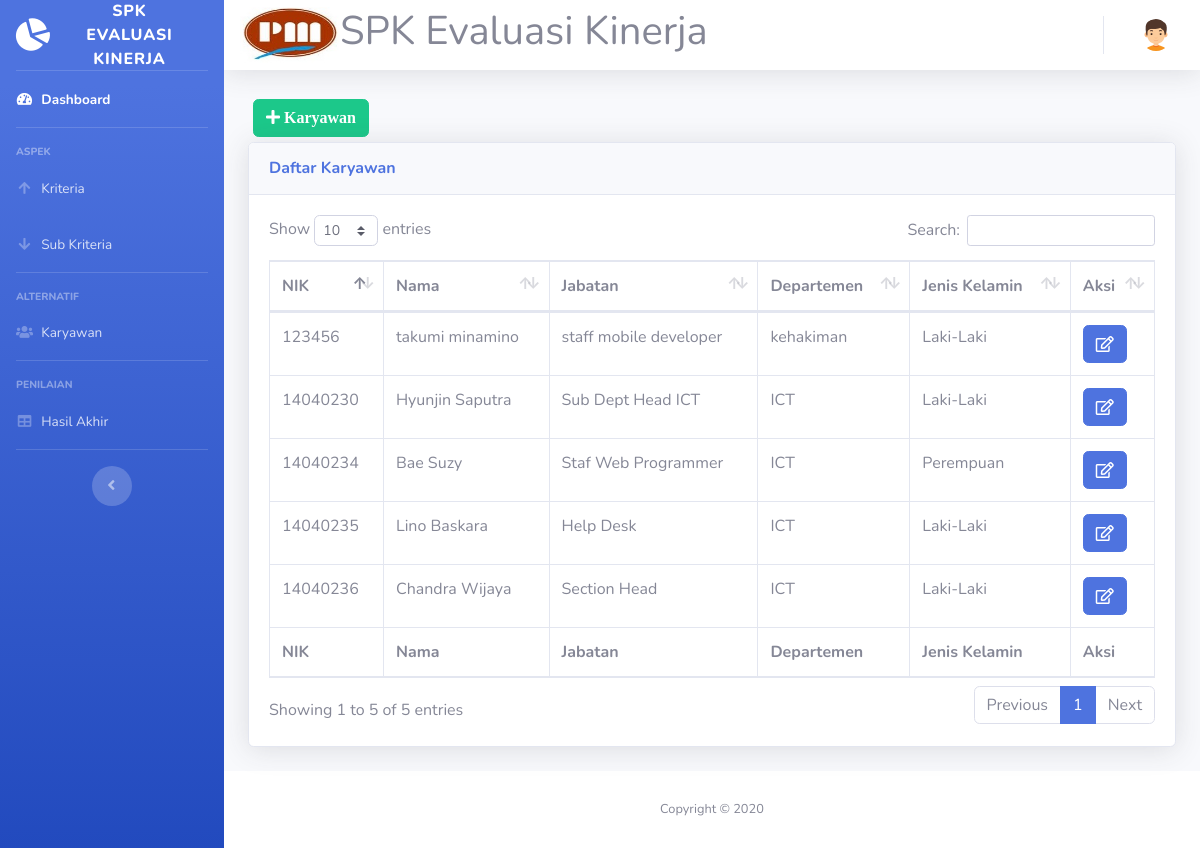
The app's page /karyawan.php (signed in) with its own data.
### tables this page shows
CREATE TABLE `karyawan` (
  `nik` int(11) NOT NULL,
  `nama` varchar(40) NOT NULL,
  `jabatan` varchar(40) NOT NULL,
  `departemen` varchar(40) NOT NULL,
  `jenis_kelamin` varchar(10) NOT NULL
);

### karyawan.php (the view, shortened to what this page needs)
<!DOCTYPE html>
<html lang="en">
<head>
  <link href="vendor/fontawesome-free/css/all.min.css" rel="stylesheet" type="text/css">
  <link href="css/sb-admin-2.min.css" rel="stylesheet">
  <link href="vendor/datatables/dataTables.bootstrap4.min.css" rel="stylesheet">
</head>
<body id="page-top">
<?php require 'koneksi.php'; ?>
<?php require 'sidebar.php'; ?>
      <div id="content">
<?php require 'navbar.php'; ?>
        <div class="container-fluid">
<button type="button" class="btn btn-success" style="margin:5px" data-toggle="modal" data-target="#myModalTambah"><i class="fa fa-plus"> Karyawan</i></button><br>
          <div class="card shadow mb-4">
            <div class="card-header py-3">
              <h6 class="m-0 font-weight-bold text-primary">Daftar Karyawan</h6>
            </div>
            <div class="card-body">
              <div class="table-responsive">
                <table class="table table-bordered" id="dataTable" width="100%" cellspacing="0">
                  <thead>
                    <tr>
                      <th>NIK</th>
                      <th>Nama</th>
                      <th>Jabatan</th>
                      <th>Departemen</th>
                      <th>Jenis Kelamin</th>
                      <th>Aksi</th>
                    </tr>
                  </thead>
                  <tfoot>
                    <tr>
                      <th>NIK</th>
                      <th>Nama</th>
                      <th>Jabatan</th>
                      <th>Departemen</th>
                      <th>Jenis Kelamin</th>
                      <th>Aksi</th>
                    </tr>
                  </tfoot>
                  <tbody>
				  <?php
$query = mysqli_query($koneksi,"SELECT * FROM karyawan");
while ($data = mysqli_fetch_assoc($query))
{
?>
                    <tr>
                      <td><?=$data['nik']?></td>
                      <td><?=$data['nama']?></td>
                      <td><?=$data['jabatan']?></td>
                      <td><?=$data['departemen']?></td>
                      <td><?=$data['jenis_kelamin']?></td>
					  <td>
<a href="#" type="button" class=" fa fa-edit btn btn-primary btn-md" data-toggle="modal" data-target="#myModal<?php echo $data['nik']; ?>"></a>
</td>
</tr>
  </div>
<?php
}
?>
              </div>
            </div>
<?php require 'footer.php'?>
</body>
</html>

### records on screen
karyawan: nik "123456", nama "takumi minamino", jabatan "staff mobile developer", departemen "kehakiman", jenis_kelamin "Laki-Laki"
karyawan: nik "14040230", nama "Hyunjin Saputra", jabatan "Sub Dept Head ICT", departemen "ICT", jenis_kelamin "Laki-Laki"
karyawan: nik "14040234", nama "Bae Suzy", jabatan "Staf Web Programmer", departemen "ICT", jenis_kelamin "Perempuan"
karyawan: nik "14040235", nama "Lino Baskara", jabatan "Help Desk", departemen "ICT", jenis_kelamin "Laki-Laki"
karyawan: nik "14040236", nama "Chandra Wijaya", jabatan "Section Head", departemen "ICT", jenis_kelamin "Laki-Laki"
